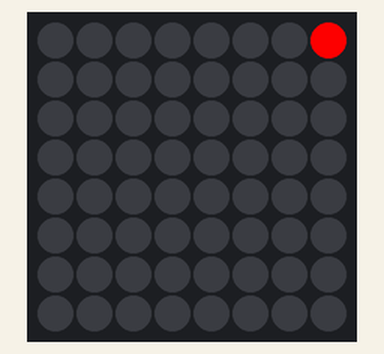
The program below on a simulated Raspberry Pi (BCM pin numbers) with a Sense HAT. On the bench: the Sense HAT's 8×8 RGB LED matrix. At 6.0 s the program stops and its outputs stay as they are.

Above: at 0.14 s.
At 0.65 s:
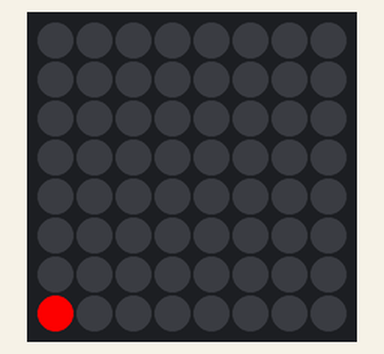
At 1.1 s:
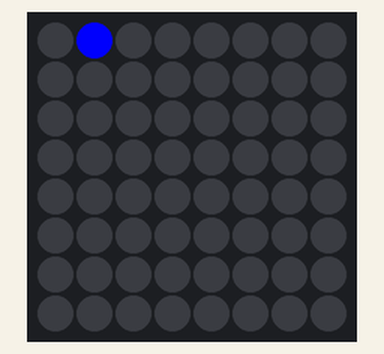
At 3.1 s:
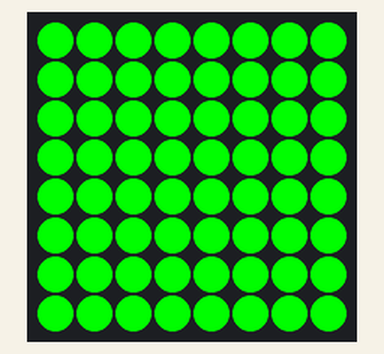
At 5.1 s:
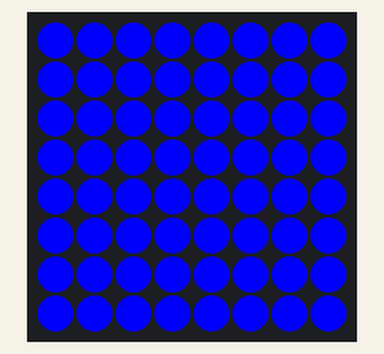
At 6.1 s:
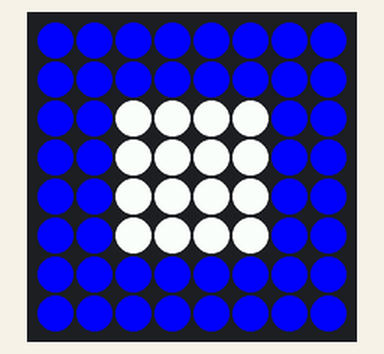

Measured:
- what the display in image 4 shows lasts 1.0 s, from 5.0 s to 6.0 s

The program:

animate0.py
```python
#!/usr/bin/python3

from sense_hat import SenseHat
import time
import numpy as np

s = SenseHat()

#clear display
s.clear()

# set corner pixel to red
s.set_pixel(0, 0, 255, 0, 0)

# rotate pixel around display
for i in range(2):
    s.flip_h();
    time.sleep(.25)
    s.flip_v();
    time.sleep(0.25)


# clear again
s.clear()

# get empty display buffer
buf = s.get_pixels()

# make a 'clear' numpy array from buf
# to use later
cl = np.array(buf)

# change pixel 1 to blue and refresh
buf[1][2] = 255
s.set_pixels(buf)
time.sleep(1)

# clear with the saved np array
s.set_pixels(cl)
time.sleep(1)

# let's get a fresh np buffer array
buf = np.copy(cl)

# turn all pixels green
buf[: , 1] = 255
s.set_pixels(buf)
time.sleep(1)

# change np array to 2D
buf = buf.reshape((8, 8, 3))
# set last pixel to white
buf[7, 7, :] = 255
buf = buf.reshape((64, 3))
s.set_pixels(buf)
time.sleep(1)

# set all pixels to blue
buf = np.copy(cl)
buf[: , 2] = 255
s.set_pixels(buf)
time.sleep(1)

# *advanced* set middle to white
buf = buf.reshape((8, 8, 3))
buf[2:6, 2:6, :] = 255
buf = buf.reshape((64, 3))
s.set_pixels(buf)
```
